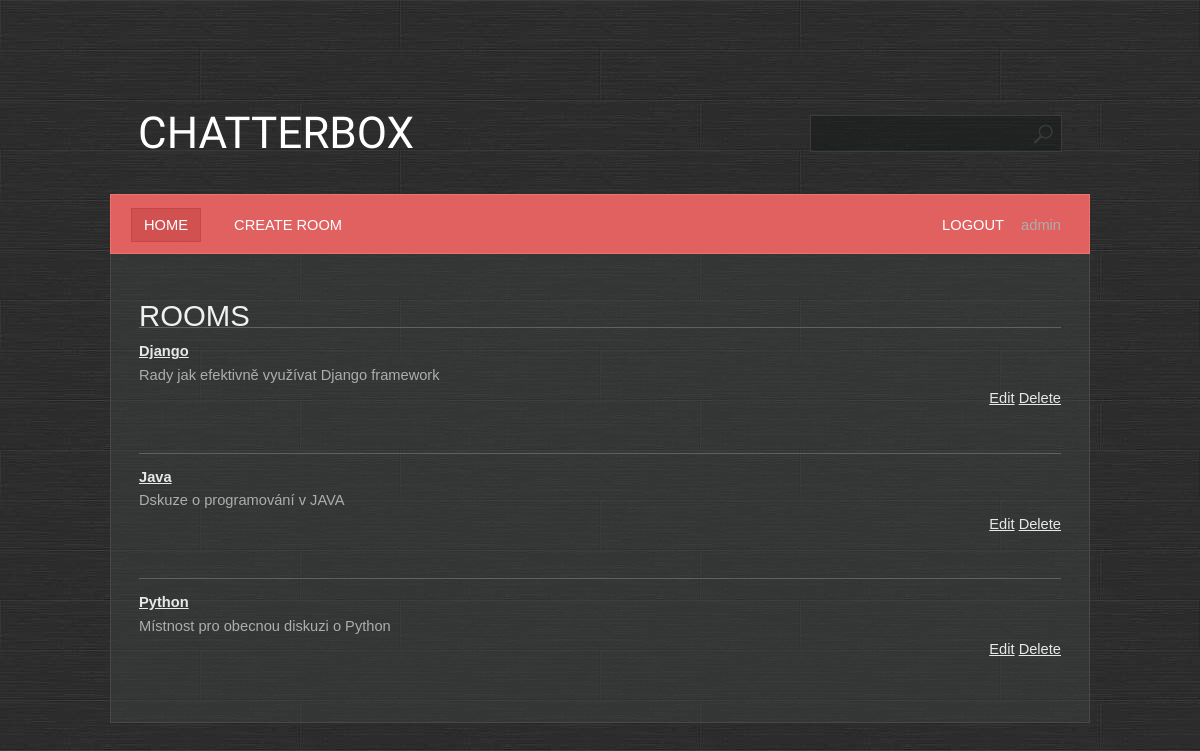
Page / (signed in) on the earlier database version.
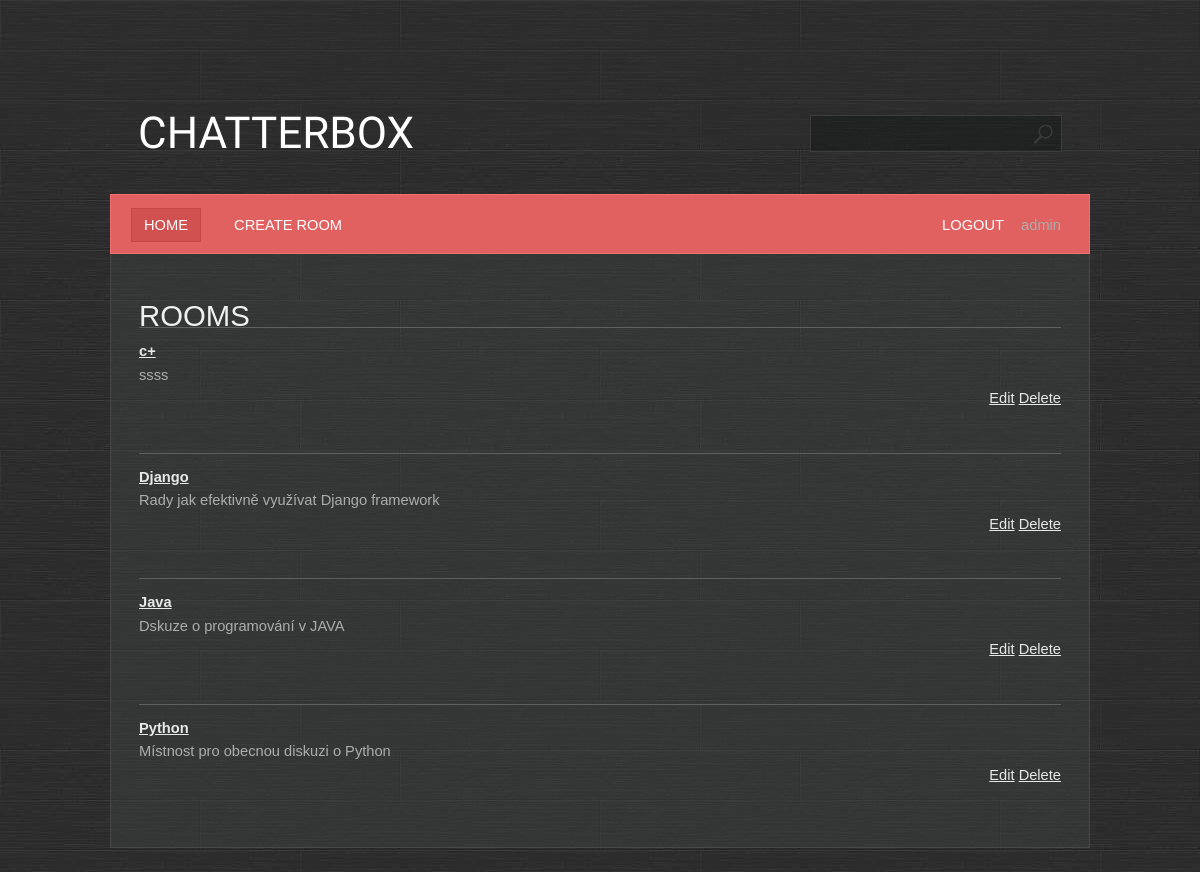
Same page on the later database version.
### base/models.py (models this page shows, shortened)
class Room(Model):
    name = models.CharField(max_length=200)
    description = models.TextField(null =True, blank = True)
    participants = models.ManyToManyField(User, related_name= "participants", blank = True)
    created = models.DateTimeField(auto_now_add= True)
    updated = models.DateTimeField(auto_now= True)
    class Meta:
        ordering = ["-created", "name", "-updated" ]

### base/views.py (the view)
# urls.py: path('', base.views.Roomsview.as_view(), name ="home"),
class Roomsview(PermissionRequiredMixin,LoginRequiredMixin,ListView):
    template_name = "base/home.html"
    model = Room
    permission_required = 'base.view_room'

### base/templates/base/home.html (shortened to what this page needs)
{% extends 'main.html' %}
{% block content %}
<h1>Rooms</h1>
 <ul>
     {% for room in object_list %}
        <li>
            <div class="box">
                <div>
                    <a href="{% url 'room' room.id %}"><b>{{ room.name }}</b></a><br>
                    {{ room.description }}
                </div>
                <div style="float: right;">
                    <a href="{% url 'room_update' room.id %}">Edit</a>
                    <a href="{% url 'room_delete' room.id %}">Delete</a>
                </div>
            </div>
        </li>
     {% endfor %}
 </ul>
{% endblock %}

Differences in the rows shown:
added Room: name "c+", description "ssss"
